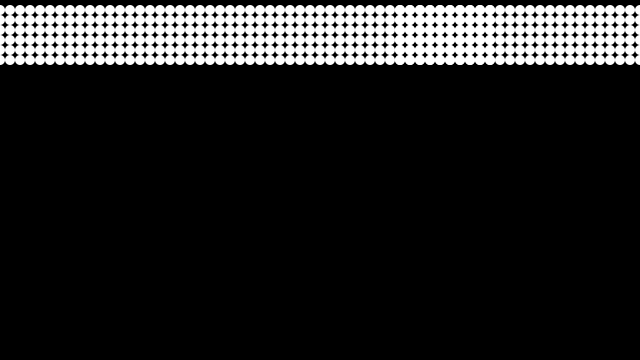
Frame 1 (no input)
Frame 2 (the mouse pressed at the canvas centre, redrawn once): identical to frame 1, image omitted

The Processing sketch that drew this single still picture (run headless with seeded random() and noise(); the mouse was pressed at the canvas centre and the sketch redrawn once):

// Processing sketch: circles_500
// ── circles_500.pde
// 500 circles
// The Coding Train / Daniel Shiffman
// Processing Intro Series

void setup() {
  size(640, 360);
}

void draw() {
  background(0);
  noStroke();

  circle(0, 10, 10);
  circle(10, 10, 10);
  circle(20, 10, 10);
  circle(30, 10, 10);
  circle(40, 10, 10);
  circle(50, 10, 10);
  circle(60, 10, 10);
  circle(70, 10, 10);
  circle(80, 10, 10);
  circle(90, 10, 10);
  circle(100, 10, 10);
  circle(110, 10, 10);
  circle(120, 10, 10);
  circle(130, 10, 10);
  circle(140, 10, 10);
  circle(150, 10, 10);
  circle(160, 10, 10);
  circle(170, 10, 10);
  circle(180, 10, 10);
  circle(190, 10, 10);
  circle(200, 10, 10);
  circle(210, 10, 10);
  circle(220, 10, 10);
  circle(230, 10, 10);
  circle(240, 10, 10);
  circle(250, 10, 10);
  circle(260, 10, 10);
  circle(270, 10, 10);
  circle(280, 10, 10);
  circle(290, 10, 10);
  circle(300, 10, 10);
  circle(310, 10, 10);
  circle(320, 10, 10);
  circle(330, 10, 10);
  circle(340, 10, 10);
  circle(350, 10, 10);
  circle(360, 10, 10);
  circle(370, 10, 10);
  circle(380, 10, 10);
  circle(390, 10, 10);
  circle(400, 10, 10);
  circle(410, 10, 10);
  circle(420, 10, 10);
  circle(430, 10, 10);
  circle(440, 10, 10);
  circle(450, 10, 10);
  circle(460, 10, 10);
  circle(470, 10, 10);
  circle(480, 10, 10);
  circle(490, 10, 10);
  circle(400, 10, 10);
  circle(410, 10, 10);
  circle(420, 10, 10);
  circle(430, 10, 10);
  circle(440, 10, 10);
  circle(450, 10, 10);
  circle(460, 10, 10);
  circle(470, 10, 10);
  circle(480, 10, 10);
  circle(490, 10, 10);
  circle(500, 10, 10);
  circle(510, 10, 10);
  circle(520, 10, 10);
  circle(530, 10, 10);
  circle(540, 10, 10);
  circle(550, 10, 10);
  circle(560, 10, 10);
  circle(570, 10, 10);
  circle(580, 10, 10);
  circle(590, 10, 10);
  circle(600, 10, 10);
  circle(610, 10, 10);
  circle(620, 10, 10);
  circle(630, 10, 10);
  circle(640, 10, 10);
  circle(650, 10, 10);
  circle(660, 10, 10);
  circle(670, 10, 10);
  circle(680, 10, 10);
  circle(690, 10, 10);
  circle(700, 10, 10);


  circle(0, 20, 10);
  circle(10, 20, 10);
  circle(20, 20, 10);
  circle(30, 20, 10);
  circle(40, 20, 10);
  circle(50, 20, 10);
  circle(60, 20, 10);
  circle(70, 20, 10);
  circle(80, 20, 10);
  circle(90, 20, 10);
  circle(100, 20, 10);
  circle(110, 20, 10);
  circle(120, 20, 10);
  circle(130, 20, 10);
  circle(140, 20, 10);
  circle(150, 20, 10);
  circle(160, 20, 10);
  circle(170, 20, 10);
  circle(180, 20, 10);
  circle(190, 20, 10);
  circle(200, 20, 10);
  circle(210, 20, 10);
  circle(220, 20, 10);
  circle(230, 20, 10);
  circle(240, 20, 10);
  circle(250, 20, 10);
  circle(260, 20, 10);
  circle(270, 20, 10);
  circle(280, 20, 10);
  circle(290, 20, 10);
  circle(300, 20, 10);
  circle(310, 20, 10);
  circle(320, 20, 10);
  circle(330, 20, 10);
  circle(340, 20, 10);
  circle(350, 20, 10);
  circle(360, 20, 10);
  circle(370, 20, 10);
  circle(380, 20, 10);
  circle(390, 20, 10);
  circle(400, 20, 10);
  circle(410, 20, 10);
  circle(420, 20, 10);
  circle(430, 20, 10);
  circle(440, 20, 10);
  circle(450, 20, 10);
  circle(460, 20, 10);
  circle(470, 20, 10);
  circle(480, 20, 10);
  circle(490, 20, 10);
  circle(400, 20, 10);
  circle(410, 20, 10);
  circle(420, 20, 10);
  circle(430, 20, 10);
  circle(440, 20, 10);
  circle(450, 20, 10);
  circle(460, 20, 10);
  circle(470, 20, 10);
  circle(480, 20, 10);
  circle(490, 20, 10);
  circle(500, 20, 10);
  circle(510, 20, 10);
  circle(520, 20, 10);
  circle(530, 20, 10);
  circle(540, 20, 10);
  circle(550, 20, 10);
  circle(560, 20, 10);
  circle(570, 20, 10);
  circle(580, 20, 10);
  circle(590, 20, 10);
  circle(600, 20, 10);
  circle(610, 20, 10);
  circle(620, 20, 10);
  circle(630, 20, 10);
  circle(640, 20, 10);
  circle(650, 20, 10);
  circle(660, 20, 10);
  circle(670, 20, 10);
  circle(680, 20, 10);
  circle(690, 20, 10);


  circle(0, 30, 10);
  circle(10, 30, 10);
  circle(20, 30, 10);
  circle(30, 30, 10);
  circle(40, 30, 10);
  circle(50, 30, 10);
  circle(60, 30, 10);
  circle(70, 30, 10);
  circle(80, 30, 10);
  circle(90, 30, 10);
  circle(100, 30, 10);
  circle(110, 30, 10);
  circle(120, 30, 10);
  circle(130, 30, 10);
  circle(140, 30, 10);
  circle(150, 30, 10);
  circle(160, 30, 10);
  circle(170, 30, 10);
  circle(180, 30, 10);
  circle(190, 30, 10);
  circle(200, 30, 10);
  circle(210, 30, 10);
  circle(220, 30, 10);
  circle(230, 30, 10);
  circle(240, 30, 10);
  circle(250, 30, 10);
  circle(260, 30, 10);
  circle(270, 30, 10);
  circle(280, 30, 10);
  circle(290, 30, 10);
  circle(300, 30, 10);
  circle(310, 30, 10);
  circle(320, 30, 10);
  circle(330, 30, 10);
  circle(340, 30, 10);
  circle(350, 30, 10);
  circle(360, 30, 10);
  circle(370, 30, 10);
  circle(380, 30, 10);
  circle(390, 30, 10);
  circle(400, 30, 10);
  circle(410, 30, 10);
  circle(420, 30, 10);
  circle(430, 30, 10);
  circle(440, 30, 10);
  circle(450, 30, 10);
  circle(460, 30, 10);
  circle(470, 30, 10);
  circle(480, 30, 10);
  circle(490, 30, 10);
  circle(400, 30, 10);
  circle(410, 30, 10);
  circle(420, 30, 10);
  circle(430, 30, 10);
  circle(440, 30, 10);
  circle(450, 30, 10);
  circle(460, 30, 10);
  circle(470, 30, 10);
  circle(480, 30, 10);
  circle(490, 30, 10);
  circle(500, 30, 10);
  circle(510, 30, 10);
  circle(520, 30, 10);
  circle(530, 30, 10);
  circle(540, 30, 10);
  circle(550, 30, 10);
  circle(560, 30, 10);
  circle(570, 30, 10);
  circle(580, 30, 10);
  circle(590, 30, 10);
  circle(600, 30, 10);
  circle(610, 30, 10);
  circle(620, 30, 10);
  circle(630, 30, 10);
  circle(640, 30, 10);
  circle(650, 30, 10);
  circle(660, 30, 10);
  circle(670, 30, 10);
  circle(680, 30, 10);
  circle(690, 30, 10);


  circle(0, 40, 10);
  circle(10, 40, 10);
  circle(20, 40, 10);
  circle(30, 40, 10);
  circle(40, 40, 10);
  circle(50, 40, 10);
  circle(60, 40, 10);
  circle(70, 40, 10);
  circle(80, 40, 10);
  circle(90, 40, 10);
  circle(100, 40, 10);
  circle(110, 40, 10);
  circle(120, 40, 10);
  circle(130, 40, 10);
  circle(140, 40, 10);
  circle(150, 40, 10);
  circle(160, 40, 10);
  circle(170, 40, 10);
  circle(180, 40, 10);
  circle(190, 40, 10);
  circle(200, 40, 10);
  circle(210, 40, 10);
  circle(220, 40, 10);
  circle(230, 40, 10);
  circle(240, 40, 10);
  circle(250, 40, 10);
  circle(260, 40, 10);
  circle(270, 40, 10);
  circle(280, 40, 10);
  circle(290, 40, 10);
  circle(300, 40, 10);
  circle(310, 40, 10);
  circle(320, 40, 10);
  circle(330, 40, 10);
  circle(340, 40, 10);
  circle(350, 40, 10);
  circle(360, 40, 10);
  circle(370, 40, 10);
  circle(380, 40, 10);
  circle(390, 40, 10);
  circle(400, 40, 10);
  circle(410, 40, 10);
  circle(420, 40, 10);
  circle(430, 40, 10);
  circle(440, 40, 10);
  circle(450, 40, 10);
  circle(460, 40, 10);
  circle(470, 40, 10);
  circle(480, 40, 10);
  circle(490, 40, 10);
  circle(400, 40, 10);
  circle(410, 40, 10);
  circle(420, 40, 10);
  circle(430, 40, 10);
  circle(440, 40, 10);
  circle(450, 40, 10);
  circle(460, 40, 10);
  circle(470, 40, 10);
  circle(480, 40, 10);
  circle(490, 40, 10);
  circle(500, 40, 10);
  circle(510, 40, 10);
  circle(520, 40, 10);
  circle(530, 40, 10);
  circle(540, 40, 10);
  circle(550, 40, 10);
  circle(560, 40, 10);
  circle(570, 40, 10);
  circle(580, 40, 10);
  circle(590, 40, 10);
  circle(600, 40, 10);
  circle(610, 40, 10);
  circle(620, 40, 10);
  circle(630, 40, 10);
  circle(640, 40, 10);
  circle(650, 40, 10);
  circle(660, 40, 10);
  circle(670, 40, 10);
  circle(680, 40, 10);
  circle(690, 40, 10);


  circle(0, 50, 10);
  circle(10, 50, 10);
  circle(20, 50, 10);
  circle(30, 50, 10);
  circle(40, 50, 10);
  circle(50, 50, 10);
  circle(60, 50, 10);
  circle(70, 50, 10);
  circle(80, 50, 10);
  circle(90, 50, 10);
  circle(100, 50, 10);
  circle(110, 50, 10);
  circle(120, 50, 10);
  circle(130, 50, 10);
  circle(140, 50, 10);
  circle(150, 50, 10);
  circle(160, 50, 10);
  circle(170, 50, 10);
  circle(180, 50, 10);
  circle(190, 50, 10);
  circle(200, 50, 10);
  circle(210, 50, 10);
  circle(220, 50, 10);
  circle(230, 50, 10);
  circle(240, 50, 10);
  circle(250, 50, 10);
  circle(260, 50, 10);
  circle(270, 50, 10);
  circle(280, 50, 10);
  circle(290, 50, 10);
  circle(300, 50, 10);
  circle(310, 50, 10);
  circle(320, 50, 10);
  circle(330, 50, 10);
  circle(340, 50, 10);
  circle(350, 50, 10);
  circle(360, 50, 10);
  circle(370, 50, 10);
  circle(380, 50, 10);
  circle(390, 50, 10);
  circle(400, 50, 10);
  circle(410, 50, 10);
  circle(420, 50, 10);
  circle(430, 50, 10);
  circle(440, 50, 10);
  circle(450, 50, 10);
  circle(460, 50, 10);
  circle(470, 50, 10);
  circle(480, 50, 10);
  circle(490, 50, 10);
  circle(400, 50, 10);
  circle(410, 50, 10);
  circle(420, 50, 10);
  circle(430, 50, 10);
  circle(440, 50, 10);
  circle(450, 50, 10);
  circle(460, 50, 10);
  circle(470, 50, 10);
  circle(480, 50, 10);
  circle(490, 50, 10);
  circle(500, 50, 10);
  circle(510, 50, 10);
  circle(520, 50, 10);
  circle(530, 50, 10);
  circle(540, 50, 10);
  circle(550, 50, 10);
  circle(560, 50, 10);
  circle(570, 50, 10);
  circle(580, 50, 10);
  circle(590, 50, 10);
  circle(600, 50, 10);
  circle(610, 50, 10);
  circle(620, 50, 10);
  circle(630, 50, 10);
  circle(640, 50, 10);
  circle(650, 50, 10);
  circle(660, 50, 10);
  circle(670, 50, 10);
  circle(680, 50, 10);
  circle(690, 50, 10);
  
  
  circle(0, 60, 10);
  circle(10, 60, 10);
  circle(20, 60, 10);
  circle(30, 60, 10);
  circle(40, 60, 10);
  circle(50, 60, 10);
  circle(60, 60, 10);
  circle(70, 60, 10);
  circle(80, 60, 10);
  circle(90, 60, 10);
  circle(100, 60, 10);
  circle(110, 60, 10);
  circle(120, 60, 10);
  circle(130, 60, 10);
  circle(140, 60, 10);
  circle(150, 60, 10);
  circle(160, 60, 10);
  circle(170, 60, 10);
  circle(180, 60, 10);
  circle(190, 60, 10);
  circle(200, 60, 10);
  circle(210, 60, 10);
  circle(220, 60, 10);
  circle(230, 60, 10);
  circle(240, 60, 10);
  circle(250, 60, 10);
  circle(260, 60, 10);
  circle(270, 60, 10);
  circle(280, 60, 10);
  circle(290, 60, 10);
  circle(300, 60, 10);
  circle(310, 60, 10);
  circle(320, 60, 10);
  circle(330, 60, 10);
  circle(340, 60, 10);
  circle(350, 60, 10);
  circle(360, 60, 10);
  circle(370, 60, 10);
  circle(380, 60, 10);
  circle(390, 60, 10);
  circle(400, 60, 10);
  circle(410, 60, 10);
  circle(420, 60, 10);
  circle(430, 60, 10);
  circle(440, 60, 10);
  circle(450, 60, 10);
  circle(460, 60, 10);
  circle(470, 60, 10);
  circle(480, 60, 10);
  circle(490, 60, 10);
  circle(400, 60, 10);
  circle(410, 60, 10);
  circle(420, 60, 10);
  circle(430, 60, 10);
  circle(440, 60, 10);
  circle(450, 60, 10);
  circle(460, 60, 10);
  circle(470, 60, 10);
  circle(480, 60, 10);
  circle(490, 60, 10);
  circle(500, 60, 10);
  circle(510, 60, 10);
  circle(520, 60, 10);
  circle(530, 60, 10);
  circle(540, 60, 10);
  circle(550, 60, 10);
  circle(560, 60, 10);
  circle(570, 60, 10);
  circle(580, 60, 10);
  circle(590, 60, 10);
  circle(600, 60, 10);
  circle(610, 60, 10);
  circle(620, 60, 10);
  circle(630, 60, 10);
  circle(640, 60, 10);
  circle(650, 60, 10);
  circle(660, 60, 10);
  circle(670, 60, 10);
  circle(680, 60, 10);
  circle(690, 60, 10);












  noLoop();
}
